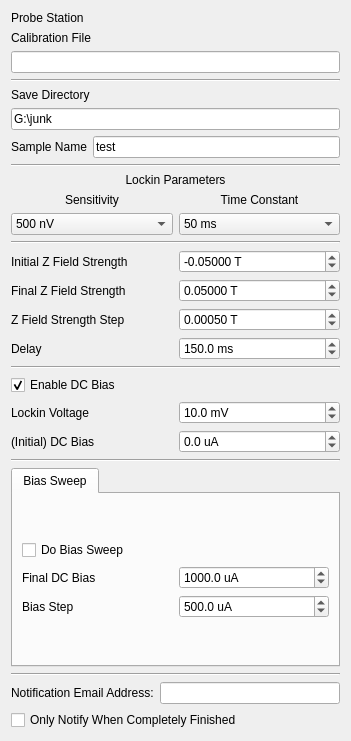
<?xml version="1.0" encoding="UTF-8"?>
<ui version="4.0">
 <class>Form</class>
 <widget class="QWidget" name="Form">
  <property name="geometry">
   <rect>
    <x>0</x>
    <y>0</y>
    <width>351</width>
    <height>741</height>
   </rect>
  </property>
  <property name="windowTitle">
   <string>Form</string>
  </property>
  <layout class="QVBoxLayout" name="verticalLayout">
       <item>
    <layout class="QGridLayout" name="station_params">
     <item row="0" column="0">
      <widget class="QLabel" name="label_12">
       <property name="enabled">
        <bool>true</bool>
       </property>
       <property name="text">
        <string>Probe Station</string>
       </property>
      </widget>
     </item>
     <item row="0" column="1">
      <widget class="QLabel" name="station_name">
       <property name="enabled">
        <bool>true</bool>
       </property>
      </widget>
     </item>
     <item row="2" column="0" colspan="2">
      <widget class="QLineEdit" name="calib_file"/>
     </item>
     <item row="1" column="0">
      <widget class="QLabel" name="label_12">
       <property name="enabled">
        <bool>true</bool>
       </property>
       <property name="text">
        <string>Calibration File</string>
       </property>
      </widget>
     </item>
    </layout>
   </item>
   <item>
    <widget class="Line" name="line">
     <property name="orientation">
      <enum>Qt::Horizontal</enum>
     </property>
    </widget>
   </item>
   <item>
    <layout class="QGridLayout" name="save_params">
     <item row="0" column="0" colspan="2">
      <widget class="QLabel" name="label_8">
       <property name="text">
        <string>Save Directory</string>
       </property>
      </widget>
     </item>
     <item row="1" column="0" colspan="2">
      <widget class="QLineEdit" name="save_dir">
       <property name="text">
        <string>G:\junk</string>
       </property>
       <property name="placeholderText">
        <string>C:\Users\</string>
       </property>
      </widget>
     </item>
     <item row="2" column="1">
      <widget class="QLineEdit" name="sample_name">
       <property name="text">
        <string>test</string>
       </property>
       <property name="placeholderText">
        <string>test</string>
       </property>
      </widget>
     </item>
     <item row="2" column="0">
      <widget class="QLabel" name="label_12">
       <property name="enabled">
        <bool>true</bool>
       </property>
       <property name="text">
        <string>Sample Name</string>
       </property>
      </widget>
     </item>
    </layout>
   </item>
   <item>
    <widget class="Line" name="line_3">
     <property name="orientation">
      <enum>Qt::Horizontal</enum>
     </property>
    </widget>
   </item>
   <item>
    <layout class="QGridLayout" name="lockin_params">
     <item row="2" column="0">
      <widget class="QComboBox" name="sensitivity">
       <property name="editable">
        <bool>false</bool>
       </property>
       <property name="currentIndex">
        <number>8</number>
       </property>
       <item>
        <property name="text">
         <string>0 V</string>
        </property>
       </item>
       <item>
        <property name="text">
         <string>2 nV</string>
        </property>
       </item>
       <item>
        <property name="text">
         <string>5 nV</string>
        </property>
       </item>
       <item>
        <property name="text">
         <string>10 nV</string>
        </property>
       </item>
       <item>
        <property name="text">
         <string>20 nV</string>
        </property>
       </item>
       <item>
        <property name="text">
         <string>50 nV</string>
        </property>
       </item>
       <item>
        <property name="text">
         <string>100 nV</string>
        </property>
       </item>
       <item>
        <property name="text">
         <string>200 nV</string>
        </property>
       </item>
       <item>
        <property name="text">
         <string>500 nV</string>
        </property>
       </item>
       <item>
        <property name="text">
         <string>1 μV</string>
        </property>
       </item>
       <item>
        <property name="text">
         <string>2 μV</string>
        </property>
       </item>
       <item>
        <property name="text">
         <string>5 μV</string>
        </property>
       </item>
       <item>
        <property name="text">
         <string>10 μV</string>
        </property>
       </item>
       <item>
        <property name="text">
         <string>20 μV</string>
        </property>
       </item>
       <item>
        <property name="text">
         <string>50 μV</string>
        </property>
       </item>
       <item>
        <property name="text">
         <string>100 μV</string>
        </property>
       </item>
       <item>
        <property name="text">
         <string>200 μV</string>
        </property>
       </item>
       <item>
        <property name="text">
         <string>500 μV</string>
        </property>
       </item>
       <item>
        <property name="text">
         <string>1 mV</string>
        </property>
       </item>
       <item>
        <property name="text">
         <string>2 mV</string>
        </property>
       </item>
       <item>
        <property name="text">
         <string>5 mV</string>
        </property>
       </item>
       <item>
        <property name="text">
         <string>10 mV</string>
        </property>
       </item>
       <item>
        <property name="text">
         <string>20 mV</string>
        </property>
       </item>
       <item>
        <property name="text">
         <string>50 mV</string>
        </property>
       </item>
       <item>
        <property name="text">
         <string>100 mV</string>
        </property>
       </item>
       <item>
        <property name="text">
         <string>200 mV</string>
        </property>
       </item>
       <item>
        <property name="text">
         <string>500 mV</string>
        </property>
       </item>
       <item>
        <property name="text">
         <string>1 V</string>
        </property>
       </item>
      </widget>
     </item>
     <item row="1" column="1">
      <widget class="QLabel" name="label_3">
       <property name="text">
        <string>Time Constant</string>
       </property>
       <property name="alignment">
        <set>Qt::AlignCenter</set>
       </property>
      </widget>
     </item>
     <item row="1" column="0">
      <widget class="QLabel" name="label_2">
       <property name="text">
        <string>Sensitivity</string>
       </property>
       <property name="alignment">
        <set>Qt::AlignCenter</set>
       </property>
      </widget>
     </item>
     <item row="2" column="1">
      <widget class="QComboBox" name="time_constant">
       <property name="currentText">
        <string>50 ms</string>
       </property>
       <property name="currentIndex">
        <number>10</number>
       </property>
       <item>
        <property name="text">
         <string>10 μs</string>
        </property>
       </item>
       <item>
        <property name="text">
         <string>20 μs</string>
        </property>
       </item>
       <item>
        <property name="text">
         <string>40 μs</string>
        </property>
       </item>
       <item>
        <property name="text">
         <string>80 μs</string>
        </property>
       </item>
       <item>
        <property name="text">
         <string>160 μs</string>
        </property>
       </item>
       <item>
        <property name="text">
         <string>320 μs</string>
        </property>
       </item>
       <item>
        <property name="text">
         <string>640 μs</string>
        </property>
       </item>
       <item>
        <property name="text">
         <string>5 ms</string>
        </property>
       </item>
       <item>
        <property name="text">
         <string>10 ms</string>
        </property>
       </item>
       <item>
        <property name="text">
         <string>20 ms</string>
        </property>
       </item>
       <item>
        <property name="text">
         <string>50 ms</string>
        </property>
       </item>
       <item>
        <property name="text">
         <string>100 ms</string>
        </property>
       </item>
       <item>
        <property name="text">
         <string>200 ms</string>
        </property>
       </item>
       <item>
        <property name="text">
         <string>500 ms</string>
        </property>
       </item>
       <item>
        <property name="text">
         <string>1 s</string>
        </property>
       </item>
       <item>
        <property name="text">
         <string>2 s</string>
        </property>
       </item>
       <item>
        <property name="text">
         <string>5 s</string>
        </property>
       </item>
       <item>
        <property name="text">
         <string>10 s</string>
        </property>
       </item>
       <item>
        <property name="text">
         <string>20 s</string>
        </property>
       </item>
       <item>
        <property name="text">
         <string>50 s</string>
        </property>
       </item>
       <item>
        <property name="text">
         <string>100 s</string>
        </property>
       </item>
       <item>
        <property name="text">
         <string>200 s</string>
        </property>
       </item>
       <item>
        <property name="text">
         <string>500 s</string>
        </property>
       </item>
       <item>
        <property name="text">
         <string>1 ks</string>
        </property>
       </item>
       <item>
        <property name="text">
         <string>2 ks</string>
        </property>
       </item>
       <item>
        <property name="text">
         <string>5 ks</string>
        </property>
       </item>
       <item>
        <property name="text">
         <string>10 ks</string>
        </property>
       </item>
       <item>
        <property name="text">
         <string>20 ks</string>
        </property>
       </item>
       <item>
        <property name="text">
         <string>50 ks</string>
        </property>
       </item>
      </widget>
     </item>
     <item row="0" column="0" colspan="2">
      <widget class="QLabel" name="label_7">
       <property name="text">
        <string>Lockin Parameters</string>
       </property>
       <property name="alignment">
        <set>Qt::AlignCenter</set>
       </property>
      </widget>
     </item>
    </layout>
   </item>
   <item>
    <widget class="Line" name="line">
     <property name="orientation">
      <enum>Qt::Horizontal</enum>
     </property>
    </widget>
   </item>
   <item>
    <layout class="QGridLayout" name="initial_params">
     <item row="3" column="1">
      <widget class="QDoubleSpinBox" name="delay">
       <property name="suffix">
        <string> ms</string>
       </property>
       <property name="decimals">
        <number>1</number>
       </property>
       <property name="maximum">
        <double>10000.000000000000000</double>
       </property>
       <property name="value">
        <double>150.000000000000000</double>
       </property>
      </widget>
     </item>
     <item row="2" column="0">
      <widget class="QLabel" name="label_9">
       <property name="text">
        <string>Z Field Strength Step</string>
       </property>
      </widget>
     </item>
     <item row="3" column="0">
      <widget class="QLabel" name="label_15">
       <property name="text">
        <string>Delay</string>
       </property>
      </widget>
     </item>
     <item row="0" column="1">
      <widget class="QDoubleSpinBox" name="field_z_start">
       <property name="suffix">
        <string> T</string>
       </property>
       <property name="decimals">
        <number>5</number>
       </property>
       <property name="minimum">
        <double>-0.270000000000000</double>
       </property>
       <property name="maximum">
        <double>0.270000000000000</double>
       </property>
       <property name="singleStep">
        <double>0.000010000000000</double>
       </property>
       <property name="value">
        <double>-0.050000000000000</double>
       </property>
      </widget>
     </item>
     <item row="0" column="0">
      <widget class="QLabel" name="label_14">
       <property name="text">
        <string>Initial Z Field Strength</string>
       </property>
      </widget>
     </item>
     <item row="2" column="1">
      <widget class="QDoubleSpinBox" name="field_z_step">
       <property name="suffix">
        <string> T</string>
       </property>
       <property name="decimals">
        <number>5</number>
       </property>
       <property name="minimum">
        <double>0.000000000000000</double>
       </property>
       <property name="maximum">
        <double>0.270000000000000</double>
       </property>
       <property name="singleStep">
        <double>0.000010000000000</double>
       </property>
       <property name="value">
        <double>0.000500000000000</double>
       </property>
      </widget>
     </item>
     <item row="1" column="1">
      <widget class="QDoubleSpinBox" name="field_z_end">
       <property name="suffix">
        <string> T</string>
       </property>
       <property name="decimals">
        <number>5</number>
       </property>
       <property name="minimum">
        <double>0.000000000000000</double>
       </property>
       <property name="maximum">
        <double>0.270000000000000</double>
       </property>
       <property name="singleStep">
        <double>0.000010000000000</double>
       </property>
       <property name="value">
        <double>0.050000000000000</double>
       </property>
      </widget>
     </item>
     <item row="1" column="0">
      <widget class="QLabel" name="label_19">
       <property name="text">
        <string>Final Z Field Strength</string>
       </property>
      </widget>
     </item>
    </layout>
   </item>
   <item>
    <widget class="Line" name="line_4">
     <property name="orientation">
      <enum>Qt::Horizontal</enum>
     </property>
    </widget>
   </item>
   <item>
    <widget class="QCheckBox" name="use_bias">
     <property name="text">
      <string>Enable DC Bias</string>
     </property>
     <property name="checked">
      <bool>true</bool>
     </property>
     <property name="tristate">
      <bool>false</bool>
     </property>
    </widget>
   </item>
   <item>
    <layout class="QGridLayout" name="gridLayout_4">
     <item row="2" column="0">
      <widget class="QLabel" name="label_21">
       <property name="text">
        <string>(Initial) DC Bias</string>
       </property>
      </widget>
     </item>
     <item row="0" column="1">
      <widget class="QDoubleSpinBox" name="lockin_voltage">
       <property name="suffix">
        <string> mV</string>
       </property>
       <property name="decimals">
        <number>1</number>
       </property>
       <property name="maximum">
        <double>5000.000000000000000</double>
       </property>
       <property name="singleStep">
        <double>0.100000000000000</double>
       </property>
       <property name="value">
        <double>10.000000000000000</double>
       </property>
      </widget>
     </item>
     <item row="0" column="0">
      <widget class="QLabel" name="label">
       <property name="text">
        <string>Lockin Voltage</string>
       </property>
      </widget>
     </item>
     <item row="2" column="1">
      <widget class="QDoubleSpinBox" name="bias_start">
       <property name="suffix">
        <string> uA</string>
       </property>
       <property name="decimals">
        <number>1</number>
       </property>
       <property name="minimum">
        <double>-10000.000000000000000</double>
       </property>
       <property name="maximum">
        <double>10000.000000000000000</double>
       </property>
      </widget>
     </item>
    </layout>
   </item>
   <item>
    <widget class="Line" name="line_6">
     <property name="orientation">
      <enum>Qt::Horizontal</enum>
     </property>
    </widget>
   </item>
   <item>
    <widget class="QTabWidget" name="tabs">
     <property name="currentIndex">
      <number>0</number>
     </property>
     <widget class="QWidget" name="tab_2">
      <attribute name="title">
       <string>Bias Sweep</string>
      </attribute>
      <layout class="QVBoxLayout" name="verticalLayout_3">
       <item>
        <layout class="QGridLayout" name="gridLayout">
         <item row="0" column="0" colspan="2">
          <widget class="QCheckBox" name="do_bias_sweep">
           <property name="text">
            <string>Do Bias Sweep</string>
           </property>
           <property name="tristate">
            <bool>false</bool>
           </property>
          </widget>
         </item>
         <item row="1" column="0">
          <widget class="QLabel" name="label_18">
           <property name="text">
            <string>Final DC Bias</string>
           </property>
          </widget>
         </item>
         <item row="1" column="1">
          <widget class="QDoubleSpinBox" name="bias_end">
           <property name="suffix">
            <string> uA</string>
           </property>
           <property name="decimals">
            <number>1</number>
           </property>
           <property name="minimum">
            <double>-10000.000000000000000</double>
           </property>
           <property name="maximum">
            <double>10000.000000000000000</double>
           </property>
           <property name="value">
            <double>1000.000000000000000</double>
           </property>
          </widget>
         </item>
         <item row="2" column="0">
          <widget class="QLabel" name="label_20">
           <property name="text">
            <string>Bias Step</string>
           </property>
          </widget>
         </item>
         <item row="2" column="1">
          <widget class="QDoubleSpinBox" name="bias_step">
           <property name="suffix">
            <string> uA</string>
           </property>
           <property name="decimals">
            <number>1</number>
           </property>
           <property name="maximum">
            <double>10000.000000000000000</double>
           </property>
           <property name="value">
            <double>500.000000000000000</double>
           </property>
          </widget>
         </item>
        </layout>
       </item>
      </layout>
     </widget>
    </widget>
   </item>
   <item>
    <widget class="Line" name="line_5">
     <property name="orientation">
      <enum>Qt::Horizontal</enum>
     </property>
    </widget>
   </item>
   <item>
    <layout class="QHBoxLayout" name="horizontalLayout">
     <item>
      <widget class="QLabel" name="label_17">
       <property name="text">
        <string>Notification Email Address:</string>
       </property>
      </widget>
     </item>
     <item>
      <widget class="QLineEdit" name="notify_email"/>
     </item>
    </layout>
   </item>
   <item>
    <widget class="QCheckBox" name="notify_at_end">
     <property name="text">
      <string>Only Notify When Completely Finished</string>
     </property>
    </widget>
   </item>
  </layout>
 </widget>
 <resources/>
 <connections/>
</ui>
